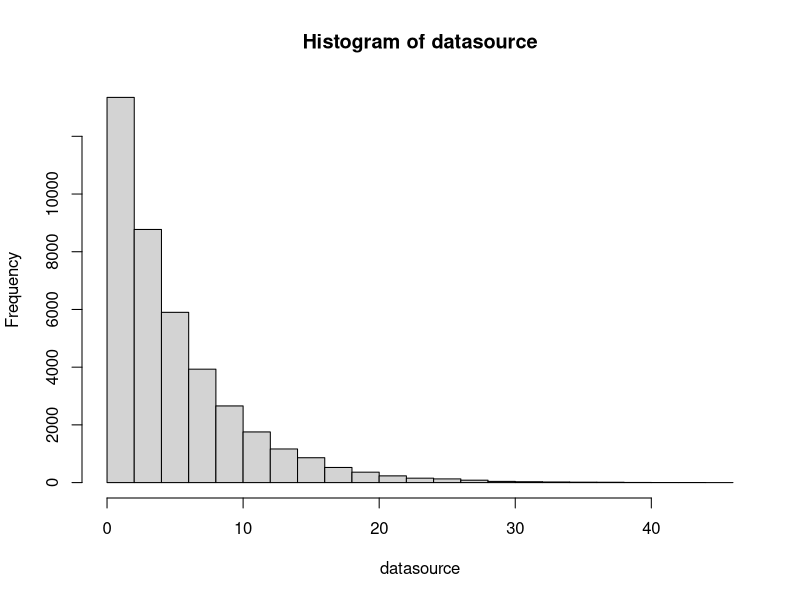
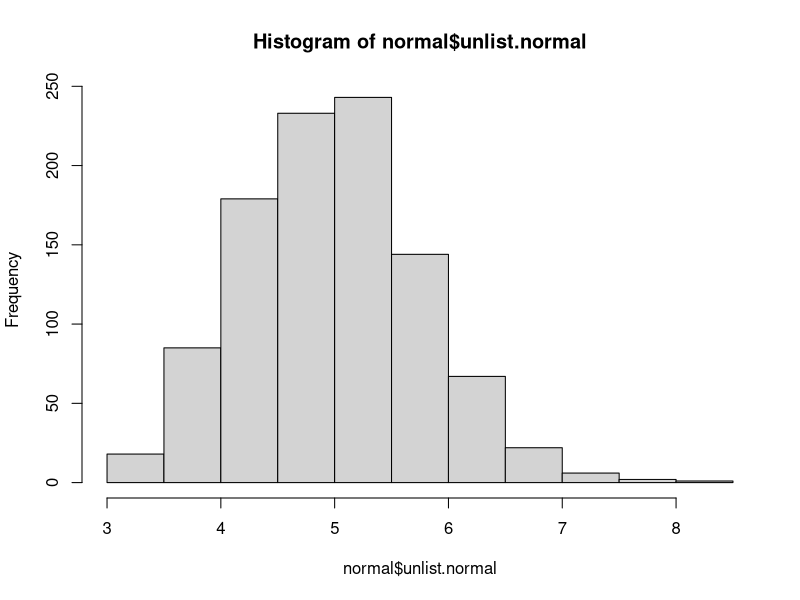

Here is the R script that generated these plots, in order: (Note: this script raises an error after producing the figures.)
## ---- chunk 1
options(width=70)
## ---- chunk 2
set.seed(1984)
datasource<-0
for (i in 1:40000){
  datasource[i]<-rexp(1,0.2)
  }
## ---- chunk 3
splitter<-rep(1:1000,40)
group<-split(datasource, splitter)
normal<-lapply(group, FUN=mean); normal<-data.frame(unlist(normal))
## ---- chunk 4
hist(datasource)
## ---- chunk 5
library(ggplot2)
# First setup some normal data points - we will use this to overlay on top of our histogram
h<-hist(normal$unlist.normal)
## ---- chunk 6
# The rest of this code will create the normal data necessary for our overlay 
xfit<-seq(5.0-4.5*sd(normal$unlist.normal), max(normal$unlist.normal), length=100)
yfit<-dnorm(xfit, mean=mean(normal$unlist.normal), sd(normal$unlist.normal))
yfit<-yfit*diff(h$mids[1:2])*length(normal$unlist.normal)
normal2<-data.frame(cbind(xfit, yfit))
## ---- chunk 7
# Second step we will setup the plot for our formatted Distribution of Averages
ggplot(normal, aes(x=normal$unlist.normal)) +
        geom_histogram(binwidth=0.5, color='dark grey', fill='light pink') +
        geom_vline(xintercept=mean(normal$unlist.normal), color="dark red", lwd=1.5)+
        geom_line(aes(x=normal2$xfit, y=normal2$yfit), col="light blue", lwd=1.5)+
        theme_bw()+
        ggtitle(expression(atop("Distribution of Averages for 40 Exponential(0.2)", 
                                atop("with Mean(Red) and Normal Curve(Light Blue)"),""))) +
        theme(plot.title=element_text(size=20))+
        labs(x="Average Values", y="Frequency")+
        theme(axis.text.x=element_text(size=15))+
        theme(axis.text.y=element_text(size=15))+
        theme(axis.title.x=element_text(size=15))+
        theme(axis.title.y=element_text(size=15))
## ---- chunk 8
# Sections 6.0 to 9.0 show the calculations for our conclusions
# 6.0 mean of the distributon
meanval<-mean(normal$unlist.normal)
# 7.0 sd of the distribution
s.dev<-sd(normal$unlist.normal)
# 8.0 actual std dev is 5...but with this subset....we should have 5/sqrt(subgroups)
s.dev.calc<-5/sqrt(40)
# 9.0 calculate the CI interval for the mean
CI<- meanval +c(-1,1)*qnorm(0.975)*s.dev/sqrt(length(normal$unlist.normal))
## ---- chunk 9
n<-50
meanvalues<-seq(4.0, 6.0, by=0.05)
nosim<-1000
coverage<-sapply(meanvalues, function(meanval){
        mean.calc<-rnorm(nosim, mean=meanval, sd=s.dev)
        Il<-mean.calc-qnorm(0.975)*s.dev/sqrt(length(n))
        ul<-mean.calc+qnorm(0.975)*s.dev/sqrt(length(n))
        mean(Il < meanval & ul > meanval)
})
plot(coverage~meanvalues, type="l", ylim=c(.5,1.00), main="Coverage vs MeanValues") 
abline(a=NULL, b=0, h=0.95, v=NULL)
## ---- chunk 10
data(ToothGrowth)
## ---- chunk 11
data.summary<-data.frame(aggregate(len~supp + dose, 
            data=ToothGrowth, FUN=function(x) c(Average=mean(x), Median=median(x), Sdev=sd(x),  
                                                Min=min(x), Max=max(x), N=length(x))))
data.summary
## ---- chunk 12
library(ggplot2)
ggplot(aes(x=supp, y=len), data=ToothGrowth)+
        geom_boxplot(aes(fill=supp))+
        theme_bw()+
        ggtitle(expression(atop("Exploratory Tooth Growth Boxplot Analysis",
                                atop("by Supp = OJ or VC"),"")))+
        theme(plot.title=element_text(size=20))+
        labs(x="supp", y="Tooth Length")+
        theme(axis.text.x=element_text(size=15))+
        theme(axis.text.y=element_text(size=15))+
        theme(axis.title.x=element_text(size=15))+
        theme(axis.title.y=element_text(size=15))
## ---- chunk 13
ggplot(aes(x=factor(dose), y=len), data=ToothGrowth)+
        geom_boxplot(aes(fill=factor(dose)))+
        theme_bw()+
        ggtitle(expression(atop("Exploratory Tooth Growth Boxplot Analysis",
                                atop("by Dose 0.5, 1.0, 2.0"),"")))+
        theme(plot.title=element_text(size=20))+
        labs(x="dose", y="Tooth Length")+
        theme(axis.text.x=element_text(size=15))+
        theme(axis.text.y=element_text(size=15))+
        theme(axis.title.x=element_text(size=15))+
        theme(axis.title.y=element_text(size=15))
## ---- chunk 14
ggplot(ToothGrowth, aes(y=len, x=supp))+
        geom_boxplot(aes(fill=supp)) +
        facet_wrap(~dose)+
        theme_bw()+
        ggtitle(expression(atop("Exploratory Tooth Growth Boxplot Analysis",
                                atop("by Factors OJ, VC and Dose (0.5, 1.0 and 2.0)"),"")))+
        theme(plot.title=element_text(size=20))+
        labs(x="supp", y="Tooth Length")+
        theme(axis.text.x=element_text(size=15))+
        theme(axis.text.y=element_text(size=15))+
        theme(axis.title.x=element_text(size=15))+
        theme(axis.title.y=element_text(size=15))
## ---- chunk 15
#3.0 Use confidence intervals and hypothesis tests to compare tooth growth by supp and dose
#3.1 Test by Supplement (supp: OJ vs VC)
supptt<-t.test(len~supp, paired=FALSE, var.equal=F, data=ToothGrowth)

#Test by Dose (dose 0.5 vs 1, dose 0.5 vs 2.0 and dose 1.0 vs 2.0)
#3.2 a) Test by Dose (dose 0.5 vs 1)
Dose_dot5_to_1<-subset(ToothGrowth, dose %in% c(0.5,1.0))
dosepart1     <-t.test(len~dose, paired=FALSE, var.equal=F, data=Dose_dot5_to_1)

#3.2 b) Test by Dose (dose 0.5 vs 2.0)
Dose_dot5_to_2<-subset(ToothGrowth, dose %in% c(0.5, 2.0))
dosepart2     <-t.test(len~dose, paired=FALSE, var.equal=F, data=Dose_dot5_to_2)

#3.2 c) Test by Dose (dose 1.0 vs 2.0)
Dose_1_to_2<-subset(ToothGrowth, dose %in% c(1.0, 2.0))
dosepart3  <-t.test(len~dose, paired=FALSE, var.equal=F, data=Dose_1_to_2)

#3.3 a) Test by Supp across Dose; Test OJ vs VS for Dose 0.5
Dose_dot5  <-subset(ToothGrowth, dose==0.5)
suppbydose5<-t.test(len~supp, paired=FALSE, var.equal=F, data=Dose_dot5)


#3.3 b) Test by Supp across Dose; Test OJ vs VS for Dose 0.5
Dose_1_0   <-subset(ToothGrowth, dose==1.0)
suppbydose1<-t.test(len~supp, paired=FALSE, var.equal=F, data=Dose_1_0 )


#3.3 a) Test by Supp across Dose; Test OJ vs VS for Dose 0.5
Dose_2_0   <-subset(ToothGrowth, dose==2.0)
suppbydose2<-t.test(len~supp, paired=FALSE, var.equal=F, data=Dose_2_0)
tests<-cbind(c('OJ vs VC', 
               'Dose 0.5 vs 1.0', 'Dose 0.5 vs 2.0', 'Dose 1.0 vs 2.0',
               'OJ vs VC @ Dose 0.5', 'OJ vs VC @ Dose 1.0', 'OJ vs VC @ Dose 2.0'))
tests_name<-"Test Name"
pvalue<-cbind(c(supptt[3],
                dosepart1[3], dosepart2[3], dosepart3[3],
                suppbydose5[3], suppbydose1[3], suppbydose2[3]))
pvalue<-as.data.frame(pvalue)
pvalue_name<-"P-Value"
conf.int.lo<-cbind(c(supptt$conf.int[1],
                  dosepart1$conf.int[1], dosepart2$conf.int[1], dosepart3$conf.int[1],
                  suppbydose5$conf.int[1], suppbydose1$conf.int[1], suppbydose2$conf.int[1]))
conf.int.lo_name<-"Lower CI"
conf.int.hi<-cbind(c(supptt$conf.int[2],
                     dosepart1$conf.int[2], dosepart2$conf.int[2], dosepart3$conf.int[2],
                     suppbydose5$conf.int[2], suppbydose1$conf.int[2], suppbydose2$conf.int[2]))
conf.int.hi_name<-"Upper CI"
df<-data.frame(tests, pvalue, conf.int.lo, conf.int.hi)
colnames(df)<-c(tests_name, pvalue_name,conf.int.lo_name, conf.int.hi_name)
df$rejectHo<-c("No", "Yes", "Yes", "Yes", "Yes", "Yes", "No")

#4.0 State your conclusions and the assumptions needed for your conclusions.
accept<-"There is no significant difference between "
reject<-"There is a significant difference between "
df.result<-data.frame(tests)
df.result$Conclusion<-ifelse(df$rejectHo=="No", paste(accept, df$'Test Name'), paste(reject, df$'Test Name'))
## ---- chunk 16
df
df.result
## ---- chunk 17
#3.0 Use confidence intervals and hypothesis tests to compare tooth growth by supp and dose
#3.1 Test by Supplement (supp: OJ vs VC)
supptt<-t.test(len~supp, paired=FALSE, var.equal=F, data=ToothGrowth)

#Test by Dose (dose 0.5 vs 1, dose 0.5 vs 2.0 and dose 1.0 vs 2.0)
#3.2 a) Test by Dose (dose 0.5 vs 1)
Dose_dot5_to_1<-subset(ToothGrowth, dose %in% c(0.5,1.0))
dosepart1     <-t.test(len~dose, paired=FALSE, var.equal=F, data=Dose_dot5_to_1)

#3.2 b) Test by Dose (dose 0.5 vs 2.0)
Dose_dot5_to_2<-subset(ToothGrowth, dose %in% c(0.5, 2.0))
dosepart2     <-t.test(len~dose, paired=FALSE, var.equal=F, data=Dose_dot5_to_2)

#3.2 c) Test by Dose (dose 1.0 vs 2.0)
Dose_1_to_2<-subset(ToothGrowth, dose %in% c(1.0, 2.0))
dosepart3  <-t.test(len~dose, paired=FALSE, var.equal=F, data=Dose_1_to_2)

#3.3 a) Test by Supp across Dose; Test OJ vs VS for Dose 0.5
Dose_dot5  <-subset(ToothGrowth, dose==0.5)
suppbydose5<-t.test(len~supp, paired=FALSE, var.equal=F, data=Dose_dot5)


#3.3 b) Test by Supp across Dose; Test OJ vs VS for Dose 0.5
Dose_1_0   <-subset(ToothGrowth, dose==1.0)
suppbydose1<-t.test(len~supp, paired=FALSE, var.equal=F, data=Dose_1_0 )


#3.3 a) Test by Supp across Dose; Test OJ vs VS for Dose 0.5
Dose_2_0   <-subset(ToothGrowth, dose==2.0)
suppbydose2<-t.test(len~supp, paired=FALSE, var.equal=F, data=Dose_2_0)
tests<-cbind(c('OJ vs VC', 
               'Dose 0.5 vs 1.0', 'Dose 0.5 vs 2.0', 'Dose 1.0 vs 2.0',
               'OJ vs VC @ Dose 0.5', 'OJ vs VC @ Dose 1.0', 'OJ vs VC @ Dose 2.0'))
tests_name<-"Test Name"
pvalue<-cbind(c(supptt[3],
                dosepart1[3], dosepart2[3], dosepart3[3],
                suppbydose5[3], suppbydose1[3], suppbydose2[3]))
pvalue<-as.data.frame(pvalue)
pvalue_name<-"P-Value"
conf.int.lo<-cbind(c(supptt$conf.int[1],
                  dosepart1$conf.int[1], dosepart2$conf.int[1], dosepart3$conf.int[1],
                  suppbydose5$conf.int[1], suppbydose1$conf.int[1], suppbydose2$conf.int[1]))
conf.int.lo_name<-"Lower CI"
conf.int.hi<-cbind(c(supptt$conf.int[2],
                     dosepart1$conf.int[2], dosepart2$conf.int[2], dosepart3$conf.int[2],
                     suppbydose5$conf.int[2], suppbydose1$conf.int[2], suppbydose2$conf.int[2]))
conf.int.hi_name<-"Upper CI"
df<-data.frame(tests, pvalue, conf.int.lo, conf.int.hi)
colnames(df)<-c(tests_name, pvalue_name,conf.int.lo_name, conf.int.hi_name)
df$rejectHo<-c("No", "Yes", "Yes", "Yes", "Yes", "Yes", "No")

#4.0 State your conclusions and the assumptions needed for your conclusions.
accept<-"There is no significant difference between "
reject<-"There is a significant difference between "
df.result<-data.frame(tests)
df.result$Conclusion<-ifelse(df$rejectHo=="No", paste(accept, df$'Test Name'), paste(reject, df$'Test Name'))
## ---- chunk 18
df
df.result
